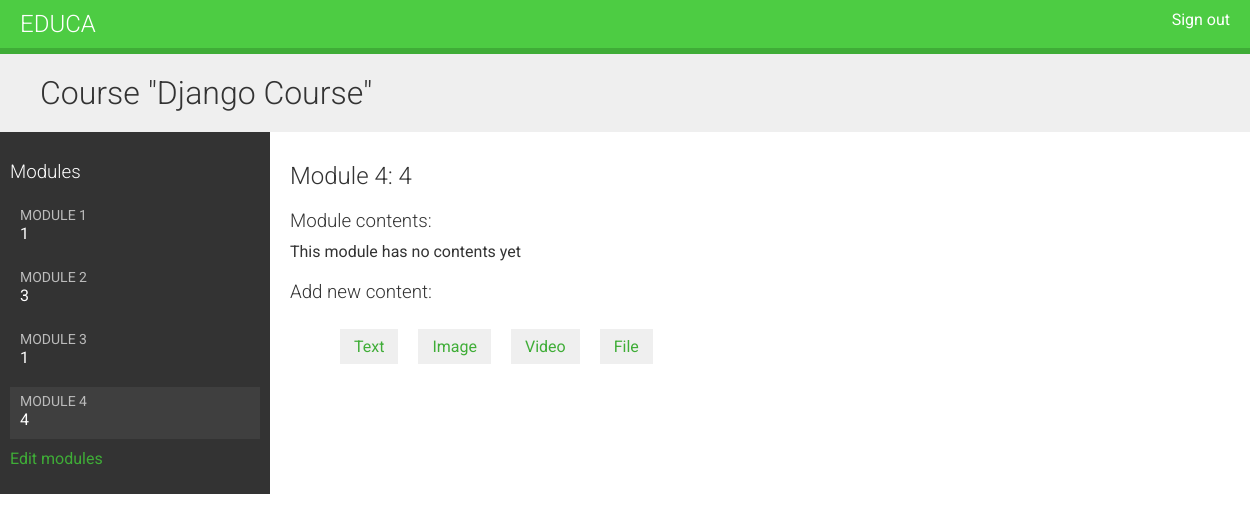
The app's page /course/module/9/ (signed in), older data.
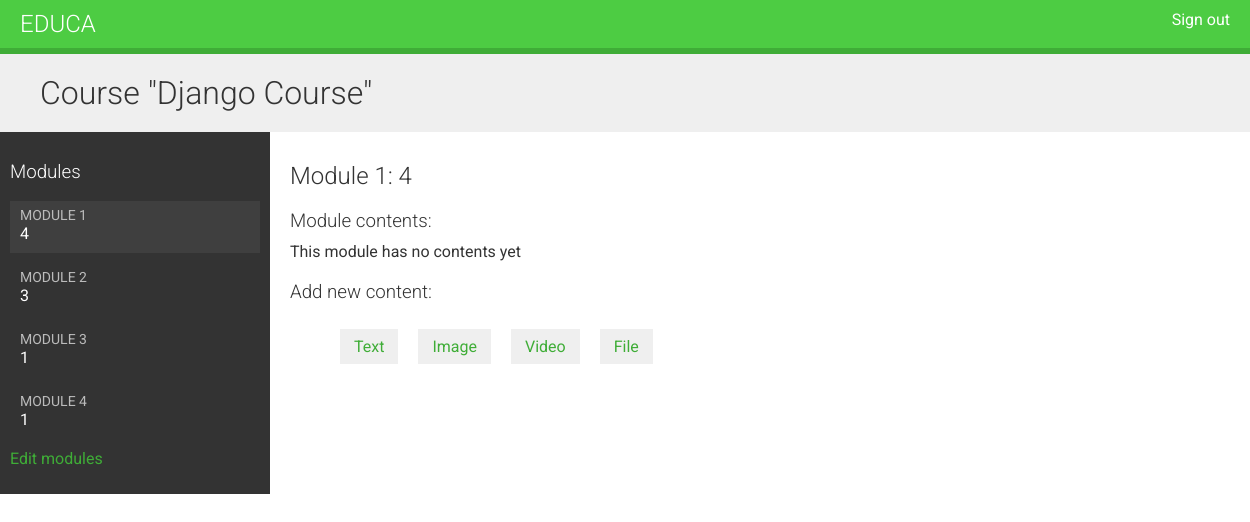
The same page, newer data.
### courses/models.py (models this page shows, shortened)
class Course(models.Model):
    owner = models.ForeignKey(User, related_name='courses_created', on_delete=models.CASCADE)
    subject = models.ForeignKey(Subject, related_name='courses', on_delete=models.CASCADE)
    title = models.CharField(max_length=200, unique=True)
    slug = models.TextField()
    overview = models.TextField()
    created = models.DateTimeField(auto_now_add=True)
    class Meta:
        ordering = ['-created']

class Module(models.Model):
    course = models.ForeignKey(Course, related_name='modules', on_delete=models.CASCADE)
    title = models.CharField(max_length=200)
    description = models.TextField(blank=True)
    order = OrderField(blank=True, for_fields=['course'])
    class Meta:
        ordering = ['order']

### courses/views.py (the view)
# urls.py: path('module/<int:module_id>/', views.ModuleContentListView.as_view(), name='module_content_list'),
class ModuleContentListView(TemplateResponseMixin, View):
    template_name = 'courses/manage/module/content_list.html'
    def get(self, request, module_id):
        module = get_object_or_404(Module, id=module_id, course__owner=request.user)
        return self.render_to_response({'module': module})

### courses/templates/courses/manage/module/content_list.html (shortened to what this page needs)
{% extends "base.html" %}
{% load course %}
{% block content %}
    {% with course=module.course %}
        <h1>Course "{{ course.title }}"</h1>
        <div class="contents">
            <h3>Modules</h3>
            <ul id="modules">
                {% for m in course.modules.all %}
                    <li data-id="{{ m.id }}" {% if m == module %}class="selected"{% endif %}>
                        <a href="{% url 'module_content_list' m.id %}">
                            <span>Module <span class="order">{{ m.order|add:1 }}</span></span>
                            <br>
                            {{ m.title }}
                        </a>
                    </li>
                {% empty %}
                    <li>No modules yet</li>
                {% endfor %}
            </ul>
            <p><a href="{% url 'course_module_update' course.id %}">Edit modules</a></p>
        </div>
        <div class="module">
            <h2>Module {{ module.order|add:1 }}: {{ module.title }}</h2>
            <h3>Module contents:</h3>
            <div id="module-contents">
                {% for content in module.contents.all %}
                    <div data-id="{{ content.id }}">
                        {% with item=content.item %}
                            <p>{{ item }} ({{ item|model_name }})</p>
                            <a href="{% url 'module_content_update' module.id item|model_name item.id %}">Edit</a>
                            <form action="{% url 'module_content_delete' content.id %}" method="post">
                                <input type="submit" value="Delete">
                                {% csrf_token %}
                            </form>
                        {% endwith %}
                    </div>
                {% empty %}
                    <p>This module has no contents yet</p>
                {% endfor %}
            </div>
            <h3>Add new content:</h3>
            <ul class="content-types">
                <li><a href="{% url 'module_content_create' module.id 'text' %}">Text</a></li>
                <li><a href="{% url 'module_content_create' module.id 'image' %}">Image</a></li>
                <li><a href="{% url 'module_content_create' module.id 'video' %}">Video</a></li>
                <li><a href="{% url 'module_content_create' module.id 'file' %}">File</a></li>
            </ul>
        </div>
    {% endwith %}
{% endblock content %}

### courses/templates/base.html (shortened to what this page needs)
{% load static %}
<!DOCTYPE html>
<html>
<head>
    <link href="{% static 'css/base.css' %}" rel="stylesheet">
</head>
<body>
<div id="header">
    <a href="/" class="logo">Educa</a>
    <ul class="menu">
        {% if request.user.is_authenticated %}
            <li><a href="{% url 'logout' %}">Sign out</a></li>
        {% else %}
            <li><a href="{% url 'login' %}">Sign in</a></li>
        {% endif %}
    </ul>
</div>
<div id="content">
    {% block content %}
    {% endblock content %}
</div>
</body>
</html>

### courses/static/css/base.css (style rules this page uses)
body { margin:0; font-family:'Roboto', sans-serif; font-weight:400; color:#333; }
a { color:#3fad37; text-decoration:none; }
ul { float:left; }
h1, h2, h3, h4, h5, h6 { font-family:'Roboto', sans-serif; font-weight:300; }
h1 { background:#efefef; width:100%; overflow:auto; padding:20px 0 20px 40px; margin:0; }
.module { padding:10px 20px; float:left; width:600px; }
.module h3 { margin:20px 0 0; padding:0; width:100%; }
.module p { margin:10px 0 20px; width:100%; float:left; }
#header { background:#4dcc43; overflow:auto; padding:10px 20px; border-bottom:6px solid #3fad37; }
#header .logo { text-decoration:none; font-family:'Roboto', sans-serif; font-weight:300; text-transform:uppercase; font-size:24px; color:#fff; float:left; }
#header a { color:#fff; }
#header .menu { list-style:none; float:right; margin:0; padding:0; }
.contents { width:20%; padding:10px; float:left; background:#333; color: #fff; font-family:'Roboto', sans-serif; }
.contents ul { list-style:none; margin:0; padding:0; width:100%; }
.contents ul li { margin:0 0 10px 0; padding:4px 10px 10px; overflow:auto; cursor:move; }
.contents ul li.selected { background:#3f3f3f; }
.contents ul span { text-transform:uppercase; color:#bbb; font-size:14px; }
.contents ul a { display:block; color:#fff; text-decoration:none; }
ul.content-types li { list-style:none; float:left; margin:10px; background:#efefef; padding:8px 14px; }

Row changes from the older to the newer data that the page shows:
changed Module (number 1 of 4 on the later page): order|add "4" → "1"; moves up the list
changed Module (number 4 of 4 on the later page): order|add "1" → "4"; moves down the list
